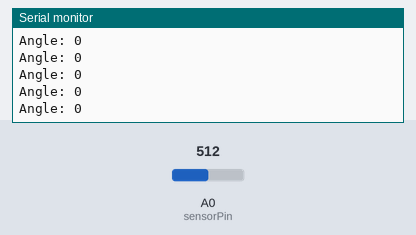
Recording of a sketch running on a simulated Arduino Uno, built with avr-gcc and run on an emulated ATmega328P. Shown: the last lines printed to the serial monitor. The test bench sets the inputs (shaded band); at power-on: A0 (sensorPin) = 512.

Above: at 1.2 s.
1.3 s: A0 (sensorPin) set to 716
At 1.31 s:
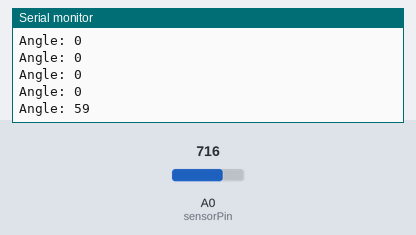
2.8 s: A0 (sensorPin) set to 900
At 2.81 s:
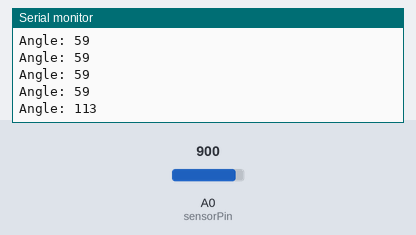
Timing chart, 0 to 5.8 s (numbered marks = the images above; inputs shaded):
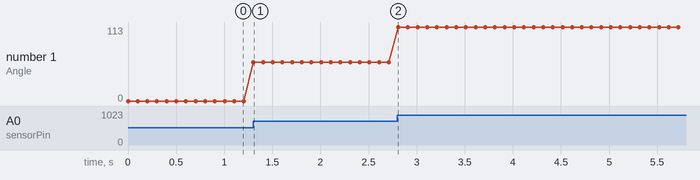

Measured:
- after the input at 1.3 s, the serial monitor: prints a new line at once (image 1)
- after the input at 2.8 s, the serial monitor: prints a new line at once (image 2)
- plotted number 1: 0 → 59 after the input at 1.3 s, 59 → 113 after the input at 2.8 s

The sketch:

Mast_rotation.ino
```cpp
// Rotary Angle Sensor Setup
const int sensorPin = A0; // Connect to the signal pin of the sensor
const int midValue = 512; // Middle value for a 10-bit ADC (0-1023 range)

void setup() {
  Serial.begin(9600); // Start serial communication at 9600 baud
  pinMode(sensorPin, INPUT);
}

void loop() {
  int rawValue = analogRead(sensorPin); // Read raw analog value (0-1023)

  // Map the range to -135 to +135 degrees for a 270-degree sensor
  int angle = map(rawValue, 0, 1023, -150, 150);

  // Print the angle to the Serial Monitor
  Serial.print("Angle: ");
  Serial.println(angle);

  delay(100); // Add a short delay for readability
}
```
